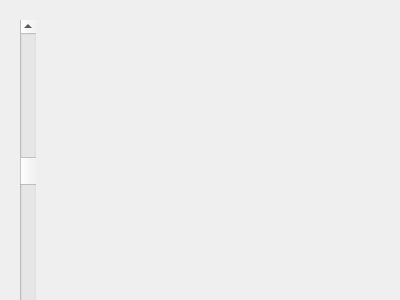
<ui version="4.0" >
 <author></author>
 <comment></comment>
 <exportmacro></exportmacro>
 <class>Form</class>
 <widget class="QWidget" name="Form" >
  <property name="geometry" >
   <rect>
    <x>0</x>
    <y>0</y>
    <width>400</width>
    <height>300</height>
   </rect>
  </property>
  <property name="windowTitle" >
   <string>Form</string>
  </property>
  <widget class="QScrollBar" name="horizontalScrollBar" >
   <property name="geometry" >
    <rect>
     <x>20</x>
     <y>20</y>
     <width>16</width>
     <height>300</height>
    </rect>
   </property>
   <property name="value" >
    <number>50</number>
   </property>
   <property name="orientation" >
    <enum>Qt::Vertical</enum>
   </property>
  </widget>
 </widget>
 <pixmapfunction></pixmapfunction>
 <resources/>
 <connections/>
</ui>
